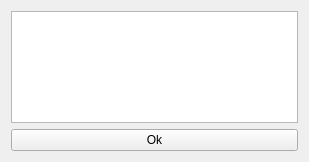
<ui version="4.0" >
 <class>ExecWindow</class>
 <widget class="QWidget" name="ExecWindow" >
  <property name="geometry" >
   <rect>
    <x>0</x>
    <y>0</y>
    <width>309</width>
    <height>162</height>
   </rect>
  </property>
  <property name="windowTitle" >
   <string>Qps</string>
  </property>
  <property name="windowIcon" >
   <iconset>
    <normaloff/>
   </iconset>
  </property>
  <layout class="QVBoxLayout" >
   <item>
    <widget class="QTextEdit" name="textEdit" />
   </item>
   <item>
    <widget class="QPushButton" name="okButton" >
     <property name="text" >
      <string>Ok</string>
     </property>
    </widget>
   </item>
  </layout>
 </widget>
 <resources>
  <include location="qps.qrc" />
 </resources>
 <connections/>
</ui>
